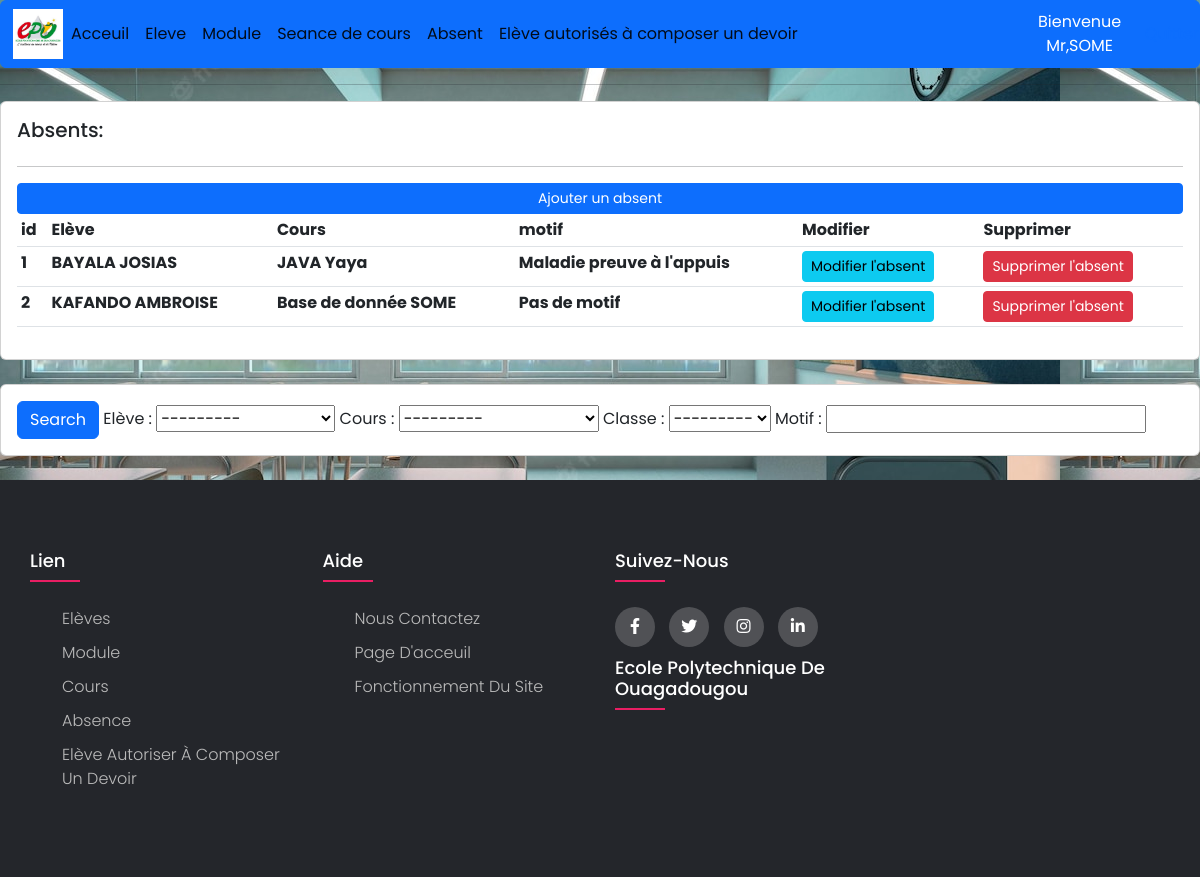
Page /absent/ (signed in) on the committed database.
### absent/models.py (models this page shows, shortened)
class Absent(models.Model):
    Eleve=models.ForeignKey(Eleve,on_delete=models.CASCADE,verbose_name="Elève")
    Cours=models.ForeignKey(SeanceCours,on_delete=models.CASCADE,verbose_name="Cours")
    Classe = models.ForeignKey(Classe, on_delete=models.CASCADE, verbose_name="Classe",null=True)
    motif=models.TextField(blank=True, null=True)
    class Meta:
        verbose_name = "Liste des Absents"

### eleve/models.py (models this page shows)
class Eleve(models.Model):
    INE_eleve=models.CharField(max_length=200,verbose_name="INE de l'élève",unique=True,null=False)
    nom_eleve = models.CharField(max_length=200,verbose_name="Nom de l'élève",null=False)
    prenom_eleve = models.CharField(max_length=200, verbose_name="Prenom de l'élève",null=False)
    date_de_naissance = models.CharField(max_length=200,verbose_name="date de naissance de l'élève",null=True)
    filiere = models.CharField(max_length=200,verbose_name="filière de l'élève",null=False)
    Classe = models.ForeignKey(Classe, on_delete=models.CASCADE, verbose_name="Classe",null=True)
    est_chef = models.BooleanField(default=False,verbose_name="Est chef de classe",null=False)
    class Meta:
        verbose_name="Liste des Elèves"
    def __str__(self):
        return str(self.nom_eleve) +"  "+ str(self.prenom_eleve)

### seance_cours/models.py (models this page shows)
class SeanceCours(models.Model):
    Enseignant= models.CharField(max_length=200,null=False)
    nombre_heure= models.PositiveIntegerField(verbose_name="Nombre heure du cours",null=False)
    date =models.DateTimeField(auto_now_add=True,null=False)
    Module = models.ForeignKey(Module, on_delete=models.CASCADE, verbose_name="Module",null=True)
    Classe = models.ForeignKey(Classe, on_delete=models.CASCADE, verbose_name="Classe",null=True)
    class Meta:
        verbose_name = "Liste des cours"
    def __str__(self):
        return str(self.Module) + " " + str(self.Enseignant)

### module/models.py (models this page shows)
class Module(models.Model):
    Identifiant= models.CharField(max_length=200,verbose_name="Identifiant du module",unique=True,null=False)
    nom = models.CharField(max_length=200,verbose_name="Nom du module",null=False)
    nombre_heure= models.PositiveIntegerField(verbose_name="Nombre heure du module",null=False)
    semestre = models.PositiveIntegerField(null=False)
    class Meta:
        verbose_name="Liste des modules"
    def __str__(self):
        return self.nom

### absent/views.py (the view)
# urls.py: path('',views.list_absent,name='absent'),
@login_required(login_url='acces')
def list_absent(request):
    absent=Absent.objects.all()
    myFilter = AbsentFiltre(request.GET, queryset=absent)
    absent = myFilter.qs
    context={'Absents':absent,'myFilter': myFilter}
    if request.user.groups.filter(name='Eleve').exists() or request.user.groups.filter(name='Admin').exists() or request.user.groups.filter(name='GestionAbsencesCours').exists() or request.user.groups.filter(name='Supervision').exists() :
        return render(request, 'absent/list_absent.html',context)
    else:
        return HttpResponse('<h1>Vous n\'est pas autorisé à voir ce contenu</h1>')

### classe/models.py (called while the page is built)
    def __str__(self):
        return str(self.nom)

### template/absent/list_absent.html (shortened to what this page needs)
{% extends 'main.html'%}
{% block contenue%}
	<div class="col-md-12">
		<div class="card card-body">
			<h5>Absents:</h5>
			<hr>
			<a class="btn btn-primary  btn-sm btn-block" href="{% url 'ajout_absent' %}">Ajouter un absent</a>
			<table class="table table-sm">
			<tr>
				<th>id</th>
				<th>Elève</th>
				<th>Cours</th>
				<th>motif</th>
				<th>Modifier</th>
				<th>Supprimer</th>
			</tr>
			{% for Absent in Absents %}
			<tr>
			<th>{{Absent.id}}</th>
			<th>{{Absent.Eleve}}</th>
			<th>{{Absent.Cours}}</th>
			<th>{{Absent.motif}}</th>
			<th><a class="btn btn-sm btn-info" href="{% url 'modifier_absent' Absent.id %}">Modifier l'absent</a></th>
			<th><a class="btn btn-sm btn-danger" href="{% url 'supprimer_absent' Absent.id %}">Supprimer l'absent</a></th>
			</tr>
			{% endfor %}
			</table>
		</div>
	</div>
<br>
<div class="row">
	<div class="col">
		<div class="card card-body">
			<form method="get">
		    <button class="btn btn-primary" type="submit">Search</button>
				{{myFilter.form}}
		  </form>
		</div>
	</div>
</div>
<br>
{% endblock %}

### template/base/navbar.html (shortened to what this page needs)
{% load static%}
<nav class="navbar navbar-expand-lg navbar-write bg-write btn btn-primary">
  <div class="container-fluid">
    <img id="logo" src="{% static 'images/epo.png' %}">
    <div class="collapse navbar-collapse" id="navbarNav">
      <ul class="navbar-nav">
        <li class="nav-item">
          <a class="nav-link active" aria-current="page" href="{% url 'acceuil:acceuil' %}">Acceuil</a>
        </li>
        <li class="nav-item">
          <a class="nav-link active" aria-current="page" href="{% url 'acceuil' %}">Eleve</a>
        </li>
        <li class="nav-item">
          <a class="nav-link active" aria-current="page" href="{% url 'module' %}">Module</a>
        </li>
        <li class="nav-item">
          <a class="nav-link active" aria-current="page" href="{% url 'cours' %}">Seance de cours</a>
        </li>
        <li class="nav-item">
          <a class="nav-link active" aria-current="page" href="{% url 'absent'%}">Absent</a>
        </li>
        <li class="nav-item">
          <a class="nav-link active" aria-current="page" href="{% url 'autoriser' %}">Elève autorisés à composer un devoir</a>
        </li>
      </ul>
    </div>
  </div>
  <span>Bienvenue Mr,{{request.user}}</span>
  <span><a href="{% url 'quitter' %}">Quitter</a></span>
</nav>

### static/css/main.css (style rules this page uses)
#logo { height:50px; width:50px; }
body { background-color: #ebeff5; line-height: 1.5; font-family: 'Poppins', sans-serif; background-image: url('school.jpg'); }
.cover { height: 60%; width:100%; background-image: url('school.jpg'); }
* { margin:0; padding:0; box-sizing: border-box; }
.row { display: flex; flex-wrap: wrap; }
ul { list-style: none; }

### rows in the picture
Absent: id "1", Eleve "BAYALA JOSIAS", Cours "JAVA Yaya", motif "Maladie preuve à l'appuis"
Absent: id "2", Eleve "KAFANDO AMBROISE", Cours "Base de donnée SOME", motif "Pas de motif"

### other values in the picture
{{ request.user }} "SOME"
